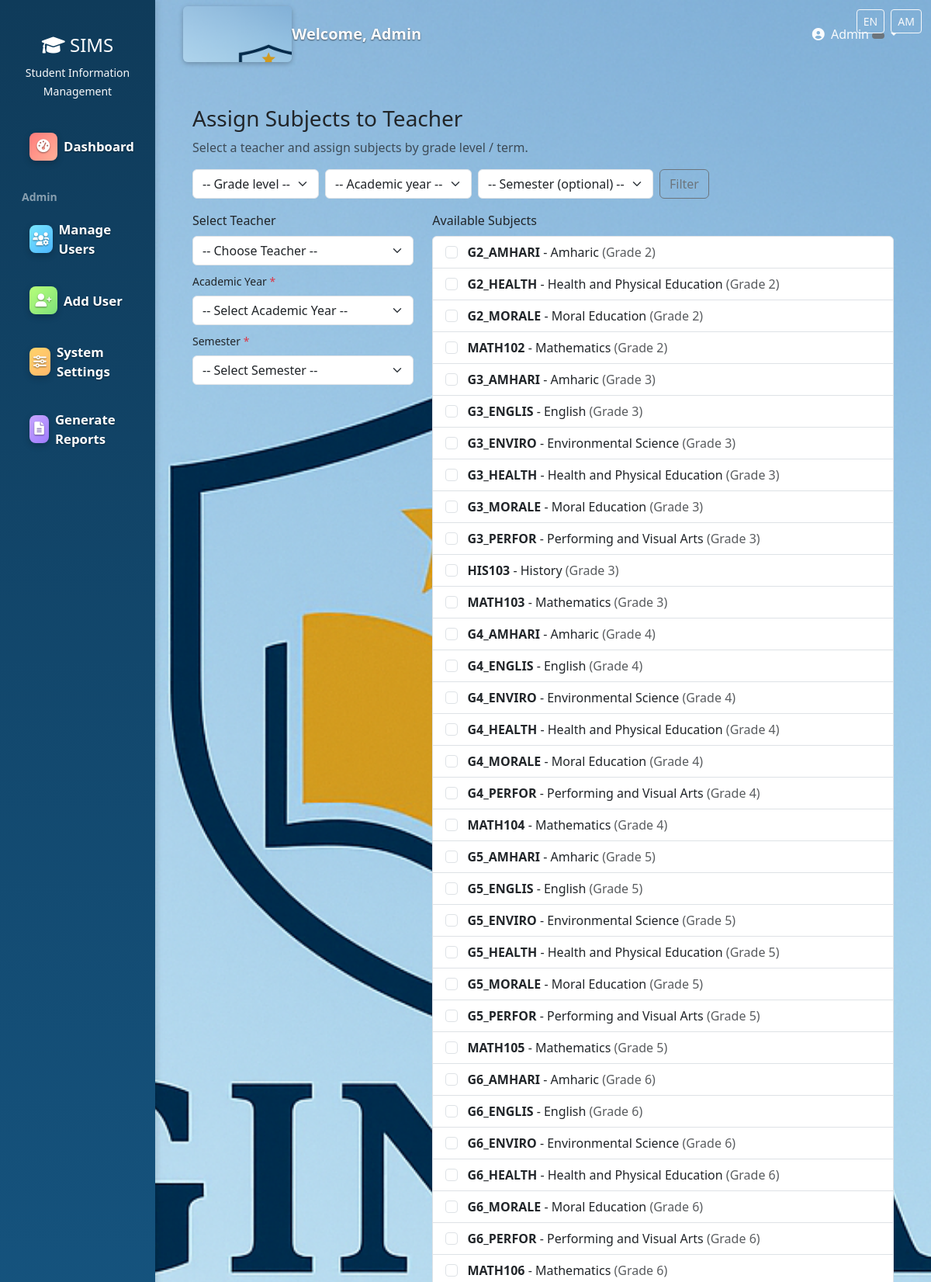
/registrar/assign-subjects/ (signed in, upper part), run on the app's committed database.
### users/models.py (models this page shows, shortened)
class User(AbstractUser):
    ROLE_CHOICES = (
        ('admin', 'Administrator'),
        ('teacher', 'Teacher'),
        ('student', 'Student'),
        ('registrar', 'Registrar'),
        ('finance', 'Finance Officer'),
        ('parent', 'Parent'),
    )
    role = models.CharField(max_length=20, choices=ROLE_CHOICES)
    phone = models.CharField(max_length=15, blank=True)
    address = models.TextField(blank=True)
    date_of_birth = models.DateField(null=True, blank=True)
    profile_picture = models.ImageField(upload_to='profiles/', null=True, blank=True)
    is_approved = models.BooleanField(default=False)
    created_at = models.DateTimeField(auto_now_add=True)

### subjects/models.py (models this page shows, shortened)
class Subject(models.Model):
    GRADE_LEVEL_CHOICES = [
        (1, 'Grade 1'),
        (2, 'Grade 2'),
        (3, 'Grade 3'),
        (4, 'Grade 4'),
        (5, 'Grade 5'),
        (6, 'Grade 6'),
        (7, 'Grade 7'),
        (8, 'Grade 8'),
    ]
    SUBJECT_TYPES = [
        ('core', 'Core'),
        ('elective', 'Elective'),
        ('lab', 'Laboratory'),
    ]
    name = models.CharField(max_length=200)
    code = models.CharField(max_length=20, unique=True)
    description = models.TextField(blank=True)
    credit_hours = models.PositiveIntegerField(default=3, help_text="Credit hours for this subject")
    subject_type = models.CharField(max_length=20, choices=SUBJECT_TYPES, default='core')
    grade_level = models.IntegerField(
        choices=GRADE_LEVEL_CHOICES,
        help_text="Select the grade level for this subject"
    )
    day_of_week = models.CharField(max_length=3, choices=Teacher.DAYS_OF_WEEK, blank=True)
    start_time = models.TimeField(null=True, blank=True)
    end_time = models.TimeField(null=True, blank=True)
    room = models.CharField(max_length=50, blank=True)
    sessions_per_week = models.PositiveSmallIntegerField(default=3, help_text='Number of sessions per week')
    instructor = models.ForeignKey(
        Teacher,
        on_delete=models.SET_NULL,
        null=True,
        blank=True,
        related_name='subjects'
    )
    assigned_by_registrar = models.BooleanField(default=False)
    max_capacity = models.IntegerField(default=30)
    academic_year = models.CharField(max_length=9, blank=True, null=True, help_text='Format: YYYY-YYYY (e.g., 2025-2026)')
    is_active = models.BooleanField(default=True)
    created_at = models.DateTimeField(auto_now_add=True)
    updated_at = models.DateTimeField(auto_now=True)
    class Meta:
        ordering = ['grade_level', 'code']

### users/decorators.py (the view)
        def wrapper(request, *args, **kwargs):
            if request.user.is_authenticated:
                if request.user.role in allowed_roles or request.user.is_superuser:
                    return view_func(request, *args, **kwargs)
            messages.error(request, "You don't have permission to access this page.")
            return redirect('dashboard')

### templates/registrar/assign_subjects.html (shortened to what this page needs)
{% extends 'base.html' %}
{% block content %}
<div class="container py-4">
  <h3>Assign Subjects to Teacher</h3>
  <p class="text-muted">Select a teacher and assign subjects by grade level / term.</p>
  <form method="get" class="row g-2 mb-3">
    <div class="col-auto">
      <select name="grade_level" class="form-select">
        <option value="">-- Grade level --</option>
      </select>
    </div>
    <div class="col-auto">
      {% if academic_years %}
      <select name="academic_year" class="form-select">
        <option value="">-- Academic year --</option>
      </select>
      {% else %}
      <input type="text" name="academic_year" class="form-control" placeholder="Academic year (e.g. 2025-2026)" value="{{ filter_academic_year }}">
      {% endif %}
    </div>
    <div class="col-auto">
      <select name="semester" class="form-select">
        <option value="">-- Semester (optional) --</option>
      </select>
    </div>
    <div class="col-auto">
      <button class="btn btn-outline-secondary">Filter</button>
    </div>
  </form>
  <form method="post" id="assign-form">
    <div class="row">
      <div class="col-md-4">
        <label class="form-label">Select Teacher</label>
        <select name="teacher_user_id" class="form-select" required>
          <option value="">-- Choose Teacher --</option>
        </select>
        <div class="mt-2">
          <label class="form-label small">Academic Year <span class="text-danger">*</span></label>
          {% if academic_years %}
          <select name="academic_year" class="form-select" required>
            <option value="">-- Select Academic Year --</option>
          </select>
          {% else %}
          <input type="text" name="academic_year" class="form-control" placeholder="e.g. 2025-2026" required value="{{ filter_academic_year }}">
          {% endif %}
        </div>
        <div class="mt-2">
          <label class="form-label small">Semester <span class="text-danger">*</span></label>
          <select name="semester" class="form-select" required>
            <option value="">-- Select Semester --</option>
          </select>
        </div>
      </div>
      <div class="col-md-8">
        <label class="form-label">Available Subjects</label>
        <div class="list-group mb-2" id="available-subjects">
          {% for s in available_subjects %}
            <label class="list-group-item" data-subject-id="{{ s.id }}">
              <input type="checkbox" name="subject_ids" value="{{ s.id }}" class="form-check-input me-2 subject-checkbox"> <strong>{{ s.code }}</strong> - {{ s.name }} <span class="text-muted">(Grade {{ s.grade_level }})</span>
            </label>
          {% empty %}
            <div class="list-group-item">No available subjects for the selected filters.</div>
          {% endfor %}
        </div>
      </div>
    </div>
  </form>
</div>
{% endblock %}

### templates/base.html (shortened to what this page needs)
<!DOCTYPE html>
{% load i18n %}
<html lang="{{ LANGUAGE_CODE|default:'en' }}">
  <head>
    {% load static %}
    <link
      href="https://cdn.jsdelivr.net/npm/bootstrap@5.3.0/dist/css/bootstrap.min.css"
      rel="stylesheet"
    />
    <link
      href="https://cdnjs.cloudflare.com/ajax/libs/font-awesome/6.0.0/css/all.min.css"
      rel="stylesheet"
    />
  </head>
  <body>
    <div style="position:fixed;right:12px;top:12px;z-index:1050">
      <form id="lang-form" action="/i18n/setlang/" method="post" style="display:inline">
        <button name="language" value="en" class="btn btn-sm btn-outline-light me-1" type="submit">EN</button>
        <button name="language" value="am" class="btn btn-sm btn-outline-light" type="submit">AM</button>
      </form>
    </div>
    {% if user.is_authenticated %}
    <div class="container-fluid">
      <div class="row">
        <nav class="col-md-3 col-lg-2 d-none d-md-block sidebar">
          <div class="position-sticky pt-4">
            <div class="text-center mb-4">
              <h4 class="text-white">
                <i class="fas fa-graduation-cap"></i> SIMS
              </h4>
              <small class="text-light">Student Information Management</small>
            </div>
            <ul class="nav flex-column">
              <li class="nav-item">
                <a
                  class="nav-link {% if request.resolver_match.url_name == 'dashboard' %}active{% endif %}"
                  href="{% url 'dashboard' %}"
                >
                  <i class="fas fa-tachometer-alt me-2"></i>Dashboard
                </a>
              </li>
              {% if user.is_superuser or user.is_staff or user.role == 'admin' %}
              <li class="nav-item mt-3">
                <strong class="text-white-50 ps-3 small">{% trans "Admin" %}</strong>
              </li>
              {% url 'manage_users' as manage_users_url %}
              {% if manage_users_url %}
              <li class="nav-item">
                <a class="nav-link" href="{{ manage_users_url }}">
                  <i class="fas fa-users-cog me-2"></i>
                  <span data-i18n="SIDEBAR_MANAGE_USERS">{% trans "Manage Users" %}</span>
                </a>
              </li>
              {% endif %}
              {% url 'add_user' as add_user_url %}
              {% if add_user_url %}
              <li class="nav-item">
                <a class="nav-link" href="{{ add_user_url }}">
                  <i class="fas fa-user-plus me-2"></i>
                  <span data-i18n="SIDEBAR_ADD_USER">{% trans "Add User" %}</span>
                </a>
              </li>
              {% endif %}
              {% url 'system_settings' as system_settings_url %}
              {% if system_settings_url %}
              <li class="nav-item">
                <a class="nav-link" href="{{ system_settings_url }}">
                  <i class="fas fa-sliders-h me-2"></i>
                  <span data-i18n="SIDEBAR_SYSTEM_SETTINGS">{% trans "System Settings" %}</span>
                </a>
              </li>
              {% endif %}
              {% url 'generate_reports' as generate_reports_url %}
              {% if generate_reports_url %}
              <li class="nav-item">
                <a class="nav-link" href="{{ generate_reports_url }}">
                  <i class="fas fa-file-alt me-2"></i>
                  <span data-i18n="SIDEBAR_GENERATE_REPORTS">{% trans "Generate Reports" %}</span>
                </a>
              </li>
              {% endif %}
              {% url 'post_announcements' as post_announcements_url %}
              {% endif %}
            </ul>
          </div>
        </nav>
        <main class="col-md-9 ms-sm-auto col-lg-10 px-md-4 main-content">
          <nav
            class="navbar navbar-expand-lg navbar-light bg-white shadow-sm mb-4"
          >
            <div class="container-fluid">
              <span class="site-logo" aria-hidden="true"></span>
              <span class="navbar-brand">Welcome, {{ user.get_full_name|default:user.username }}</span>
              <div class="navbar-nav ms-auto">
                <div class="nav-item dropdown">
                  <a
                    class="nav-link dropdown-toggle"
                    href="#"
                    id="navbarDropdown"
                    role="button"
                    data-bs-toggle="dropdown"
                  >
                    <i class="fas fa-user-circle me-1"></i> {{ user.username }}
                    <span
                      class="badge bg-{% if user.role == 'admin' %}danger{% elif user.role == 'teacher' %}info{% elif user.role == 'student' %}success{% elif user.role == 'parent' %}warning{% else %}secondary{% endif %}"
                    >
                    </span>
                  </a>
                </div>
              </div>
            </div>
          </nav>
          <div class="container-fluid">{% block content %}{% endblock %}</div>
        </main>
      </div>
    </div>
    {% endif %}
  </body>
</html>

### data on the page
User: get_full_name "Admin", username "Admin"
Subject: code "G2_AMHARI", name "Amharic", grade_level "2"
Subject: code "G2_HEALTH", name "Health and Physical Education", grade_level "2"
Subject: code "G2_MORALE", name "Moral Education", grade_level "2"
Subject: code "MATH102", name "Mathematics", grade_level "2"
Subject: code "G3_AMHARI", name "Amharic", grade_level "3"
Subject: code "G3_ENGLIS", name "English", grade_level "3"
Subject: code "G3_ENVIRO", name "Environmental Science", grade_level "3"
Subject: code "G3_HEALTH", name "Health and Physical Education", grade_level "3"
Subject: code "G3_MORALE", name "Moral Education", grade_level "3"
Subject: code "G3_PERFOR", name "Performing and Visual Arts", grade_level "3"
Subject: code "HIS103", name "History", grade_level "3"
Subject: code "MATH103", name "Mathematics", grade_level "3"
Subject: code "G4_AMHARI", name "Amharic", grade_level "4"
Subject: code "G4_ENGLIS", name "English", grade_level "4"
Subject: code "G4_ENVIRO", name "Environmental Science", grade_level "4"
Subject: code "G4_HEALTH", name "Health and Physical Education", grade_level "4"
Subject: code "G4_MORALE", name "Moral Education", grade_level "4"
Subject: code "G4_PERFOR", name "Performing and Visual Arts", grade_level "4"
Subject: code "MATH104", name "Mathematics", grade_level "4"
Subject: code "G5_AMHARI", name "Amharic", grade_level "5"
Subject: code "G5_ENGLIS", name "English", grade_level "5"
Subject: code "G5_ENVIRO", name "Environmental Science", grade_level "5"
Subject: code "G5_HEALTH", name "Health and Physical Education", grade_level "5"
Subject: code "G5_MORALE", name "Moral Education", grade_level "5"
Subject: code "G5_PERFOR", name "Performing and Visual Arts", grade_level "5"
Subject: code "MATH105", name "Mathematics", grade_level "5"
Subject: code "G6_AMHARI", name "Amharic", grade_level "6"
Subject: code "G6_ENGLIS", name "English", grade_level "6"
Subject: code "G6_ENVIRO", name "Environmental Science", grade_level "6"
Subject: code "G6_HEALTH", name "Health and Physical Education", grade_level "6"
Subject: code "G6_MORALE", name "Moral Education", grade_level "6"
Subject: code "G6_PERFOR", name "Performing and Visual Arts", grade_level "6"
Subject: code "MATH106", name "Mathematics", grade_level "6"
